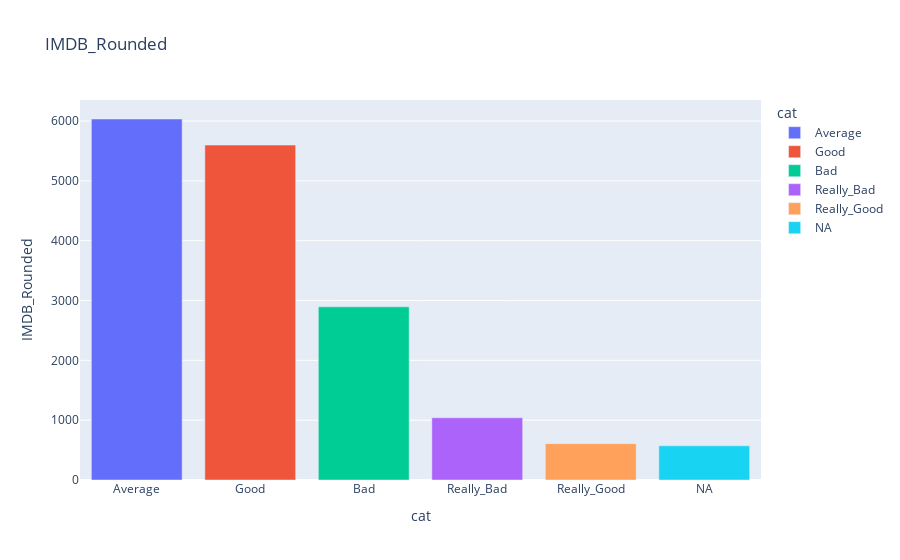

Source (notebook cell):
### Code cell
plot_value_counts_bar(data, 'IMDB_Rounded')

### Figure 1 — Plotly figure (JSON) as saved in the notebook; plotly's stock layout.template omitted (floating-point values rounded to 4 significant figures)
{"data": [{"alignmentgroup": "True", "hovertemplate": "cat=%{x}<br>IMDB_Rounded=%{y}<extra></extra>", "legendgroup": "Average", "marker": {"color": "#636efa"}, "name": "Average", "offsetgroup": "Average", "orientation": "v", "showlegend": true, "textposition": "auto", "type": "bar", "x": ["Average"], "xaxis": "x", "y": [6034], "yaxis": "y"}, {"alignmentgroup": "True", "hovertemplate": "cat=%{x}<br>IMDB_Rounded=%{y}<extra></extra>", "legendgroup": "Good", "marker": {"color": "#EF553B"}, "name": "Good", "offsetgroup": "Good", "orientation": "v", "showlegend": true, "textposition": "auto", "type": "bar", "x": ["Good"], "xaxis": "x", "y": [5598], "yaxis": "y"}, {"alignmentgroup": "True", "hovertemplate": "cat=%{x}<br>IMDB_Rounded=%{y}<extra></extra>", "legendgroup": "Bad", "marker": {"color": "#00cc96"}, "name": "Bad", "offsetgroup": "Bad", "orientation": "v", "showlegend": true, "textposition": "auto", "type": "bar", "x": ["Bad"], "xaxis": "x", "y": [2894], "yaxis": "y"}, {"alignmentgroup": "True", "hovertemplate": "cat=%{x}<br>IMDB_Rounded=%{y}<extra></extra>", "legendgroup": "Really_Bad", "marker": {"color": "#ab63fa"}, "name": "Really_Bad", "offsetgroup": "Really_Bad", "orientation": "v", "showlegend": true, "textposition": "auto", "type": "bar", "x": ["Really_Bad"], "xaxis": "x", "y": [1040], "yaxis": "y"}, {"alignmentgroup": "True", "hovertemplate": "cat=%{x}<br>IMDB_Rounded=%{y}<extra></extra>", "legendgroup": "Really_Good", "marker": {"color": "#FFA15A"}, "name": "Really_Good", "offsetgroup": "Really_Good", "orientation": "v", "showlegend": true, "textposition": "auto", "type": "bar", "x": ["Really_Good"], "xaxis": "x", "y": [607], "yaxis": "y"}, {"alignmentgroup": "True", "hovertemplate": "cat=%{x}<br>IMDB_Rounded=%{y}<extra></extra>", "legendgroup": "NA", "marker": {"color": "#19d3f3"}, "name": "NA", "offsetgroup": "NA", "orientation": "v", "showlegend": true, "textposition": "auto", "type": "bar", "x": ["NA"], "xaxis": "x", "y": [571], "yaxis": "y"}], "layout": {"barmode": "relative", "legend": {"title": {"text": "cat"}, "tracegroupgap": 0}, "title": {"text": "IMDB_Rounded"}, "xaxis": {"anchor": "y", "categoryarray": ["Average", "Good", "Bad", "Really_Bad", "Really_Good", "NA"], "categoryorder": "array", "domain": [0, 1], "title": {"text": "cat"}}, "yaxis": {"anchor": "x", "domain": [0, 1], "title": {"text": "IMDB_Rounded"}}}}
